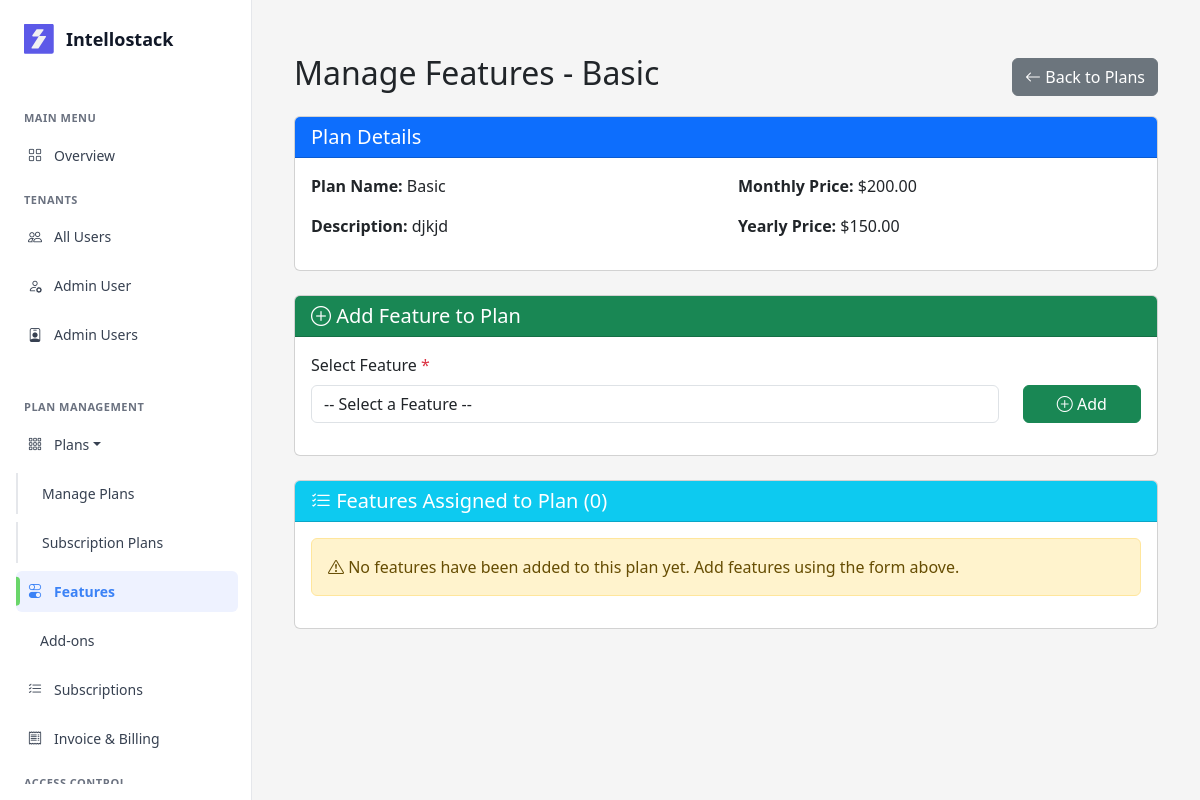
/plans/1/features/ (signed in), run on the app's committed database.
### saas/models/plan.py (models this page shows, shortened)
class Plan(models.Model):
    name = models.CharField(max_length=100, unique=True)
    description = models.TextField(blank=True)
    price_monthly = models.DecimalField(max_digits=10, decimal_places=2)
    price_yearly = models.DecimalField(max_digits=10, decimal_places=2)
    max_users = models.IntegerField()
    max_storage_mb = models.IntegerField()
    max_projects = models.IntegerField()
    status = models.BooleanField(default=True)
    created_at = models.DateTimeField(auto_now_add=True)
    updated_at = models.DateTimeField(auto_now=True)
    class Meta:
        db_table = 'plans'
        ordering = ['price_monthly']

### saas/views/plan_views.py (the view)
# urls.py: path('<int:plan_id>/features/', plan_features_manage, name='plan_features_manage'),
@login_required(login_url='auth:login')
def plan_features_manage(request, plan_id):
    if not is_super_admin(request.user):
        messages.error(request, 'You do not have permission to manage plan features.')
        return redirect('dashboard')
    plan = get_object_or_404(Plan, id=plan_id)
    plan_features = PlanFeature.objects.filter(plan=plan).select_related('feature')
    assigned_feature_ids = plan_features.values_list('feature_id', flat=True)
    available_features = Feature.objects.exclude(id__in=assigned_feature_ids)
    context = {
        'plan': plan,
        'plan_features': plan_features,
        'available_features': available_features,
        'page_title': f'Manage Features - {plan.name}',
    }
    return render(request, 'plans/plan_features_manage.html', context)

### saas/auth_backend.py (called while the page is built)
    def get_user(self, user_id):
        try:
            return User.objects.get(pk=user_id)
        except User.DoesNotExist:
            return None

### saas/context_processors.py (called while the page is built)
def users_and_roles(request):
    users = CustomUser.objects.select_related('role').all()
    roles = Role.objects.prefetch_related('users').all()
    payments = PaymentTransaction.objects.select_related('tenant').all()[:5]
    return {
        'users': users,
        'roles': roles,
        'payments': payments,
    }

### saas/views/plan_views.py (called while the page is built)
def is_super_admin(user):
    return user.is_superuser or user.is_staff

### saas/templates/plans/plan_features_manage.html (shortened to what this page needs)
{% extends 'base.html' %}
{% load static %}
{% block content %}
<div class="container mt-4">
    <div class="d-flex justify-content-between align-items-center mb-3">
        <h2>Manage Features - {{ plan.name }}</h2>
        <a href="{% url 'plans:plan_list' %}" class="btn btn-secondary">
            <i class="bi bi-arrow-left"></i> Back to Plans
        </a>
    </div>
    <div class="card mb-4">
        <div class="card-header bg-primary text-white">
            <h5 class="mb-0">Plan Details</h5>
        </div>
        <div class="card-body">
            <div class="row">
                <div class="col-md-6">
                    <p><strong>Plan Name:</strong> {{ plan.name }}</p>
                    <p><strong>Description:</strong> {{ plan.description|default:"N/A" }}</p>
                </div>
                <div class="col-md-6">
                    <p><strong>Monthly Price:</strong> ${{ plan.price_monthly }}</p>
                    <p><strong>Yearly Price:</strong> ${{ plan.price_yearly }}</p>
                </div>
            </div>
        </div>
    </div>
    {% if available_features %}
    <div class="card mb-4">
        <div class="card-header bg-success text-white">
            <h5 class="mb-0"><i class="bi bi-plus-circle"></i> Add Feature to Plan</h5>
        </div>
        <div class="card-body">
            <form method="post" action="{% url 'plans:plan_feature_add' plan.id %}">
                <div class="row">
                    <div class="col-md-10">
                        <div class="mb-3">
                            <label for="feature" class="form-label">Select Feature <span class="text-danger">*</span></label>
                            <select name="feature" id="feature" class="form-control" required onchange="updateFeatureDescription()">
                                <option value="">-- Select a Feature --</option>
                            </select>
                        </div>
                    </div>
                    <div class="col-md-2">
                        <label class="form-label">&nbsp;</label>
                        <button type="submit" class="btn btn-success w-100">
                            <i class="bi bi-plus-circle"></i> Add
                        </button>
                    </div>
                </div>
            </form>
        </div>
    </div>
    {% else %}
    <div class="alert alert-info">
        <i class="bi bi-info-circle"></i> All available features have been added to this plan.
    </div>
    {% endif %}
    <div class="card">
        <div class="card-header bg-info text-white">
            <h5 class="mb-0"><i class="bi bi-list-check"></i> Features Assigned to Plan ({{ plan_features.count }})</h5>
        </div>
        <div class="card-body">
            {% if plan_features %}
            <div class="table-responsive">
                <table class="table table-striped table-hover">
                    <thead>
                        <tr>
                            <th>#</th>
                            <th>Feature Name</th>
                            <th>Feature Key</th>
                            <th>Description</th>
                            <th>Current Limit</th>
                            <th>Actions</th>
                        </tr>
                    </thead>
                    <tbody>
                        {% for plan_feature in plan_features %}
                        <tr>
                            <td>{{ forloop.counter }}</td>
                            <td>
                                <strong>{{ plan_feature.feature.name }}</strong>
                            </td>
                            <td>
                                <code>{{ plan_feature.feature.key }}</code>
                            </td>
                            <td>{{ plan_feature.feature.description|truncatechars:50|default:"N/A" }}</td>
                            <td>
                                {% if plan_feature.feature_limit %}
                                <span class="badge bg-warning text-dark">{{ plan_feature.feature_limit }}</span>
                                {% else %}
                                <span class="badge bg-success">Unlimited</span>
                                {% endif %}
                            </td>
                            <td>
                                <button type="button" class="btn btn-sm btn-outline-primary"
                                        data-bs-toggle="modal"
                                        data-bs-target="#editModal{{ plan_feature.id }}">
                                    <i class="bi bi-pencil"></i> Edit Limit
                                </button>
                                <form method="post"
                                      action="{% url 'plans:plan_feature_delete' plan.id plan_feature.id %}"
                                      style="display: inline;">
                                    {% csrf_token %}
                                    <button type="submit" class="btn btn-sm btn-outline-danger"
                                            onclick="return confirm('Are you sure you want to remove this feature from the plan?')">
                                        <i class="bi bi-trash"></i> Remove
                                    </button>
                                </form>
                                <div class="modal fade" id="editModal{{ plan_feature.id }}" tabindex="-1"
                                     aria-labelledby="editModalLabel{{ plan_feature.id }}" aria-hidden="true">
                                    <div class="modal-dialog">
                                        <div class="modal-content">
                                            <form method="post"
                                                  action="{% url 'plans:plan_feature_update' plan.id plan_feature.id %}">
                                                {% csrf_token %}
                                                <div class="modal-header">
                                                    <h5 class="modal-title" id="editModalLabel{{ plan_feature.id }}">
                                                        Edit Feature Limit - {{ plan_feature.feature.name }}
                                                    </h5>
                                                    <button type="button" class="btn-close"
                                                            data-bs-dismiss="modal" aria-label="Close"></button>
                                                </div>
                                                <div class="modal-body">
                                                    <div class="mb-3">
                                                        <label for="edit_feature_limit{{ plan_feature.id }}"
                                                               class="form-label">Feature Limit</label>
                                                        <input type="number"
                                                               name="feature_limit"
                                                               id="edit_feature_limit{{ plan_feature.id }}"
                                                               class="form-control"
                                                               value="{{ plan_feature.feature_limit|default:'' }}"
                                                               placeholder="Leave empty for unlimited"
                                                               min="0">
                                                        <small class="form-text text-muted">
                                                            Leave empty for unlimited access
                                                        </small>
                                                    </div>
                                                </div>
                                                <div class="modal-footer">
                                                    <button type="button" class="btn btn-secondary"
                                                            data-bs-dismiss="modal">Cancel</button>
                                                    <button type="submit" class="btn btn-primary">
                                                        <i class="bi bi-save"></i> Save Changes
                                                    </button>
                                                </div>
                                            </form>
                                        </div>
                                    </div>
                                </div>
                            </td>
                        </tr>
                        {% endfor %}
                    </tbody>
                </table>
            </div>
            {% else %}
            <div class="alert alert-warning">
                <i class="bi bi-exclamation-triangle"></i> No features have been added to this plan yet. Add features using the form above.
            </div>
            {% endif %}
        </div>
    </div>
</div>
{% endblock %}

### saas/templates/base.html (style rules this page uses)
:root { --Base-Color-White: #FFF; --Grey-Grey-200: #E5E7EB; --Grey-Grey-500: #6B7280; --Grey-Grey-700: #374151; --Grey-Grey-900: #111827; }
* { margin: 0; padding: 0; box-sizing: border-box; }
body { font-family: 'Segoe UI', Tahoma, Geneva, Verdana, sans-serif; background-color: #f5f5f5; overflow-x: hidden; }

### data on the page
Plan: name "Basic", description "djkjd", price_monthly "200.00", price_yearly "150.00"

### other printed values
{{ plan_features.count }} "0"
